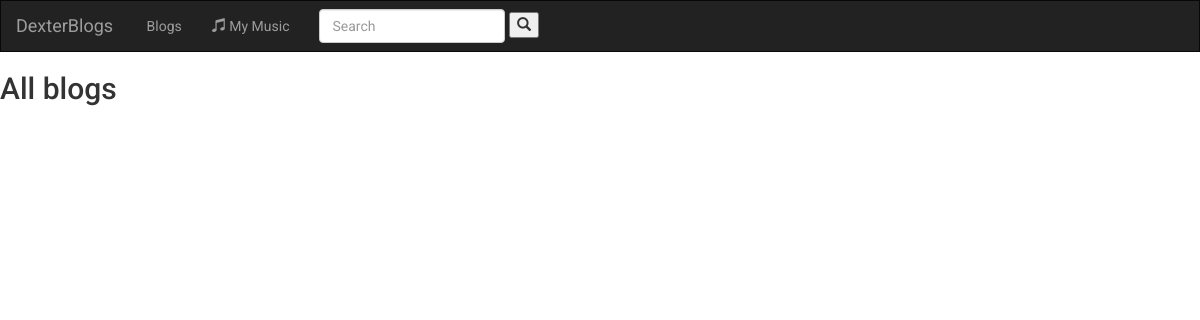
The app's page /blogs/, older data.
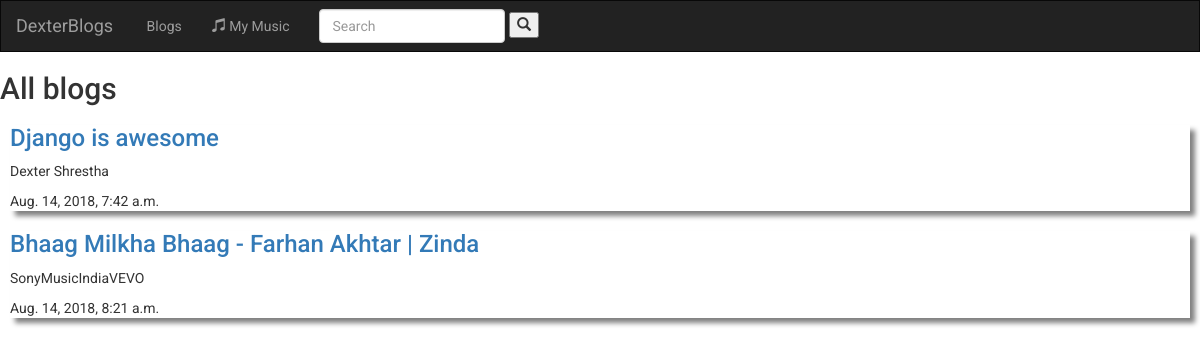
The same page, newer data.
### blog/models.py (models this page shows, shortened)
class Blog(models.Model):
	blog_title = models.CharField(max_length=512)
	author = models.CharField(max_length=256)
	date = models.DateTimeField(default=datetime.now())
	media = models.CharField(max_length=256)
	article = models.TextField()
	category = models.CharField(max_length=32)

### blog/views.py (the view)
# urls.py: url(r'^blogs/$',views.blogs,name='all_blogs'),
def blogs(request):
	all_blogs = Blog.objects.all()
	content = {'all_blogs':all_blogs}
	return render(request,'blog/blogs.html',content)

### blog/templates/blog/blogs.html
{% extends 'blog/base.html' %}
{% block body %}
<h2>All blogs</h2>
<div style="margin: 5px 10px">
{% if all_blogs %}
	{% for blog in all_blogs %}
		<div class='blogs_list' style="box-shadow:5px 5px 5px grey;">
			<h3><a href="{% url 'blog:blog' blog.id%}">{{blog.blog_title}}</a></h3>
			<p>{{blog.author}}</p>
			<p>{{blog.date}}</p>
		</div>
	{% endfor %}
{%endif%}
{% endblock %}

### blog/templates/blog/base.html (shortened to what this page needs)
<!DOCTYPE html>
<html lang="en">
<head>
{% load staticfiles %}
<link href="{% static 'blog/bootstrap-3.3.7-dist/css/bootstrap.min.css' %}" rel="stylesheet" />
<link href="{% static 'blog/bootstrap-3.3.7-dist/css/style.css' %}" rel="stylesheet" />
</head>
<body id="myBody">
	<nav class="navbar navbar-inverse">
  <div class="container-fluid">
    <div class="navbar-header">
      <a class="navbar-brand" href="{% url 'blog:index' %}">DexterBlogs</a>
    </div>
    <div class="collapse navbar-collapse" id="bs-example-navbar-collapse-1">
      <ul class="nav navbar-nav">
        <li class=""><a href="{%url 'blog:all_blogs' %}">&nbsp;Blogs</a></li>
        <li class=""><a href="{%url 'music:index' %}"><span class="glyphicon glyphicon-music"></span>&nbsp;My Music</a></li>
      </ul>
      <form class="navbar-form navbar-left" role="Search" method="GET" action="#">
        <div class="form-group">
          <input type="text" class="form-control" name="q" value="" placeholder="Search">
        </div>
        <button type="submit"><span class="glyphicon glyphicon-search"></span></button>
      </form>
    </div>
  </div>
</nav>
{% block body%}
{% endblock %}
</body>
</html>

Row changes from the older to the newer data that the page shows:
added Blog: blog_title "Django is awesome", author "Dexter Shrestha", date "Aug. 14, 2018, 7:42 a.m."
added Blog: blog_title "Bhaag Milkha Bhaag - Farhan Akhtar | Zinda", author "SonyMusicIndiaVEVO", date "Aug. 14, 2018, 8:21 a.m."
